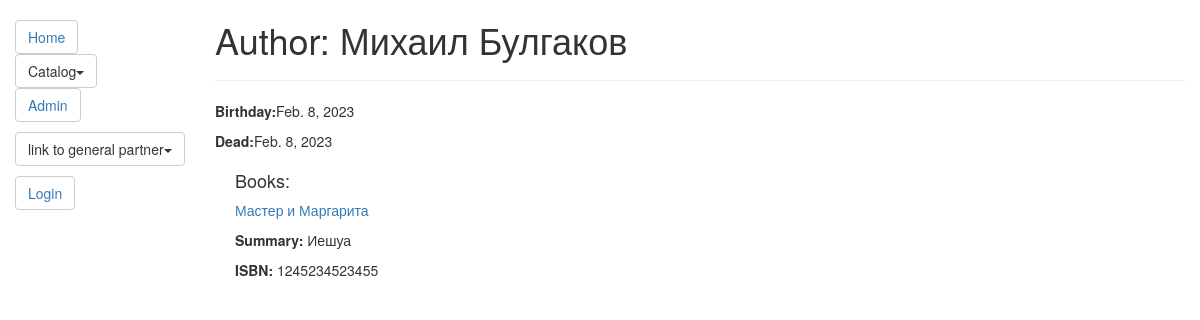
The app's page /catalog/author/1 with its own data.
### catalog/models.py (models this page shows, shortened)
class NavigationTree(models.Model):
    name = models.CharField('Name', max_length=300 , help_text = 'Enter the name', null = False, default = 'Node of tree')
    parent = models.ForeignKey('NavigationTree', on_delete=models.CASCADE, null=True, default = "#")
    nav_menu = models.ForeignKey('NavigationMenu', on_delete=models.CASCADE, null=True)
    order = models.IntegerField()
    link = models.CharField('Link', max_length=300, help_text='Enter the link:',null=False, default='#')
    is_parent = models.BooleanField(default = None, null=True)
    class Meta:
        ordering = ["order"]

class Author(models.Model):
    first_name = models.CharField(max_length=100)
    last_name = models.CharField(max_length=100)
    date_of_birth = models.DateField(null=True, blank=True)
    date_of_death = models.DateField('Died', null=True, blank=True)

class Book(models.Model):
    title = models.CharField(max_length=200)
    author = models.ForeignKey('Author', on_delete=models.SET_NULL, null=True)
    summary = models.TextField(max_length=1000, help_text="Enter a brief description of the book")
    isbn = models.CharField('ISBN',max_length=13, help_text='13 Character <a href="https://www.isbn-international.org/content/what-isbn">ISBN number</a>')
    genre = models.ManyToManyField(Genre, help_text="Select a genre for this book")
    def display_genre(self):
        """
        Creates a string for the Genre. This is required to display genre in Admin.
        """
        return ', '.join([ genre.name for genre in self.genre.all()[:3] ])
    display_genre.short_description = 'Genre'
    def get_absolute_url(self):
        return reverse('book-detail', args=[str(self.id)])

### catalog/views.py (the view)
# urls.py: path('author/<int:pk>', views.AuthorDetailView.as_view(), name='author-detail'),
class AuthorDetailView(generic.DetailView):
    model = Author

### catalog/templatetags/nav_menu.py (called while the page is built)
@register.inclusion_tag('navigation_tree.html', takes_context=True)
def draw_menu(context, menu = None):
    tree = NavigationTree.objects.filter(nav_menu__name = menu)
    print()
    return {"tree": tree, 'request':context['request']}

### catalog/templates/catalog/author_detail.html
{% extends "base_generic.html" %}
{% block content %}
  <h1>Author: {{ author.first_name }} {{author.last_name}}</h1>
  <hr>
  {% if author.date_of_birth %}
  <p><strong>Birthday:</strong>{{ author.date_of_birth}}</a></p>
  <p><strong>Dead:</strong>{{ author.date_of_death}}</a></p>
  {% endif %}
  <div style="margin-left:20px;margin-top:20px">
    <h4>Books:</h4>
    {% for book in author.book_set.all %}
    <p><a href = {{book.get_absolute_url}}>{{book.title}}</a></p>
    <p><strong>Summary:</strong> {{book.summary}}</p>
    <p><strong>ISBN:</strong> {{book.isbn}}</p>
    {% endfor %}
  </div>
{% endblock %}

### catalog/templates/navigation_tree.html (shortened to what this page needs)
{% for root in tree %}
{% if root.parent_id == None %}
    {% for node in tree %}
    {% if node.parent_id == root.id and node.is_parent == False %}
    <li class="btn btn-default dropdown-toggle"><a href="{{ node.link }}">{{node.name}}</a></li>
    {% elif node.parent_id == root.id and node.is_parent == True %}
    <div class="dropdown">
        <a href = {{node.link}} class="btn btn-default dropdown-toggle" type="button" data-toggle="dropdown" data-hover="dropdown" data-animations="fadeIn fadeIn fadeIn fadeIn">
            {{node.name}}<span class="caret"></span>
        </a>
    </div>
    {% endif %}
    {% endfor %}
{% endif %}
{% endfor %}

### records on screen
NavigationTree: name "Home"
NavigationTree: name "Catalog"
NavigationTree: name "Admin"
NavigationTree: name "link to general partner"
Author: first_name "Михаил", last_name "Булгаков", date_of_birth "Feb. 8, 2023", date_of_death "Feb. 8, 2023"
Book: title "Мастер и Маргарита", summary "Иешуа", isbn "1245234523455"
